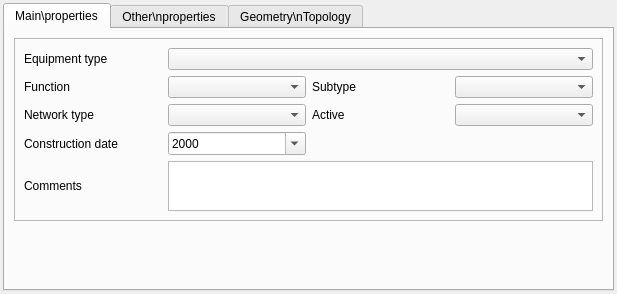
<?xml version="1.0" encoding="UTF-8"?>
<ui version="4.0">
 <class>Form_base3_wds</class>
 <widget class="QWidget" name="Form_base3_wds">
  <property name="geometry">
   <rect>
    <x>0</x>
    <y>0</y>
    <width>617</width>
    <height>294</height>
   </rect>
  </property>
  <property name="windowTitle">
   <string>Form</string>
  </property>
  <layout class="QVBoxLayout" name="verticalLayout_2" stretch="0,0">
   <property name="spacing">
    <number>3</number>
   </property>
   <property name="leftMargin">
    <number>3</number>
   </property>
   <property name="topMargin">
    <number>3</number>
   </property>
   <property name="rightMargin">
    <number>3</number>
   </property>
   <property name="bottomMargin">
    <number>3</number>
   </property>
   <item>
    <widget class="QTabWidget" name="tabWidget_4">
     <property name="currentIndex">
      <number>0</number>
     </property>
     <widget class="QWidget" name="tab_8">
      <attribute name="title">
       <string>Main\properties</string>
      </attribute>
      <layout class="QVBoxLayout" name="verticalLayout_6">
       <item>
        <widget class="QFrame" name="frame_4">
         <property name="frameShape">
          <enum>QFrame::StyledPanel</enum>
         </property>
         <property name="frameShadow">
          <enum>QFrame::Raised</enum>
         </property>
         <layout class="QGridLayout" name="gridLayout_16">
          <item row="3" column="0">
           <widget class="QLabel" name="label_13">
            <property name="text">
             <string>Network type</string>
            </property>
            <property name="wordWrap">
             <bool>true</bool>
            </property>
           </widget>
          </item>
          <item row="2" column="2">
           <widget class="QLabel" name="label_5">
            <property name="text">
             <string>Subtype</string>
            </property>
            <property name="wordWrap">
             <bool>true</bool>
            </property>
           </widget>
          </item>
          <item row="2" column="3">
           <widget class="QComboBox" name="comboBox_soustype"/>
          </item>
          <item row="1" column="0">
           <widget class="QLabel" name="label_11">
            <property name="text">
             <string>Equipment type</string>
            </property>
            <property name="wordWrap">
             <bool>true</bool>
            </property>
           </widget>
          </item>
          <item row="1" column="1" colspan="3">
           <widget class="QComboBox" name="comboBox_cat"/>
          </item>
          <item row="2" column="1">
           <widget class="QComboBox" name="comboBox_fonction"/>
          </item>
          <item row="2" column="0">
           <widget class="QLabel" name="label_49">
            <property name="text">
             <string>Function</string>
            </property>
           </widget>
          </item>
          <item row="3" column="3">
           <widget class="QComboBox" name="comboBox_enservice"/>
          </item>
          <item row="3" column="2">
           <widget class="QLabel" name="label_28">
            <property name="text">
             <string>Active</string>
            </property>
            <property name="wordWrap">
             <bool>true</bool>
            </property>
           </widget>
          </item>
          <item row="3" column="1">
           <widget class="QComboBox" name="comboBox_nature_reseau"/>
          </item>
          <item row="4" column="0">
           <widget class="QLabel" name="label_29">
            <property name="text">
             <string>Construction date</string>
            </property>
            <property name="wordWrap">
             <bool>true</bool>
            </property>
           </widget>
          </item>
          <item row="4" column="1">
           <widget class="QDateEdit" name="dateEdit_anneepose">
            <property name="displayFormat">
             <string>yyyy</string>
            </property>
            <property name="calendarPopup">
             <bool>true</bool>
            </property>
           </widget>
          </item>
          <item row="5" column="0">
           <widget class="QLabel" name="label_9">
            <property name="text">
             <string>Comments</string>
            </property>
           </widget>
          </item>
          <item row="5" column="1" colspan="3">
           <widget class="QTextBrowser" name="textBrowser_comm">
            <property name="maximumSize">
             <size>
              <width>16777215</width>
              <height>50</height>
             </size>
            </property>
            <property name="readOnly">
             <bool>false</bool>
            </property>
           </widget>
          </item>
         </layout>
        </widget>
       </item>
       <item>
        <spacer name="verticalSpacer_6">
         <property name="orientation">
          <enum>Qt::Vertical</enum>
         </property>
         <property name="sizeHint" stdset="0">
          <size>
           <width>20</width>
           <height>40</height>
          </size>
         </property>
        </spacer>
       </item>
      </layout>
     </widget>
     <widget class="QWidget" name="tab_9">
      <attribute name="title">
       <string>Other\nproperties</string>
      </attribute>
      <layout class="QVBoxLayout" name="verticalLayout_8">
       <item>
        <widget class="QFrame" name="frame_2">
         <property name="frameShape">
          <enum>QFrame::StyledPanel</enum>
         </property>
         <property name="frameShadow">
          <enum>QFrame::Raised</enum>
         </property>
         <layout class="QGridLayout" name="gridLayout_20">
          <item row="0" column="0">
           <widget class="QLabel" name="label_6">
            <property name="text">
             <string>Access</string>
            </property>
            <property name="wordWrap">
             <bool>true</bool>
            </property>
           </widget>
          </item>
          <item row="0" column="1">
           <widget class="QComboBox" name="comboBox_acces"/>
          </item>
          <item row="1" column="0">
           <widget class="QLabel" name="label_50">
            <property name="text">
             <string>Access shape</string>
            </property>
           </widget>
          </item>
          <item row="1" column="1">
           <widget class="QComboBox" name="comboBox_formeaccess"/>
          </item>
          <item row="2" column="0">
           <widget class="QLabel" name="label_47">
            <property name="text">
             <string>Step presence</string>
            </property>
           </widget>
          </item>
          <item row="2" column="1">
           <widget class="QComboBox" name="comboBox_echelon"/>
          </item>
         </layout>
        </widget>
       </item>
       <item>
        <widget class="QStackedWidget" name="stackedWidget">
         <property name="currentIndex">
          <number>1</number>
         </property>
         <widget class="QWidget" name="VEN">
          <layout class="QGridLayout" name="gridLayout">
           <property name="leftMargin">
            <number>3</number>
           </property>
           <property name="topMargin">
            <number>3</number>
           </property>
           <property name="rightMargin">
            <number>3</number>
           </property>
           <property name="bottomMargin">
            <number>3</number>
           </property>
           <item row="1" column="0">
            <widget class="QLabel" name="label">
             <property name="text">
              <string>Altimétrie</string>
             </property>
            </widget>
           </item>
           <item row="0" column="0">
            <widget class="QLabel" name="label_3">
             <property name="text">
              <string>Ventouse</string>
             </property>
            </widget>
           </item>
           <item row="1" column="1">
            <widget class="QDoubleSpinBox" name="doubleSpinBox_altim">
             <property name="minimum">
              <double>-1.000000000000000</double>
             </property>
             <property name="maximum">
              <double>999999.000000000000000</double>
             </property>
            </widget>
           </item>
           <item row="1" column="2">
            <widget class="QToolButton" name="toolButton_altim">
             <property name="text">
              <string>...</string>
             </property>
            </widget>
           </item>
           <item row="2" column="1">
            <spacer name="verticalSpacer_2">
             <property name="orientation">
              <enum>Qt::Vertical</enum>
             </property>
             <property name="sizeHint" stdset="0">
              <size>
               <width>20</width>
               <height>40</height>
              </size>
             </property>
            </spacer>
           </item>
          </layout>
         </widget>
         <widget class="QWidget" name="VAN">
          <layout class="QGridLayout" name="gridLayout_5">
           <property name="leftMargin">
            <number>3</number>
           </property>
           <property name="topMargin">
            <number>3</number>
           </property>
           <property name="rightMargin">
            <number>3</number>
           </property>
           <property name="bottomMargin">
            <number>3</number>
           </property>
           <item row="2" column="3">
            <widget class="QComboBox" name="comboBox_manipulable"/>
           </item>
           <item row="4" column="1">
            <widget class="QComboBox" name="comboBox_position"/>
           </item>
           <item row="2" column="0">
            <widget class="QLabel" name="label_10">
             <property name="text">
              <string>Accessibility</string>
             </property>
             <property name="wordWrap">
              <bool>true</bool>
             </property>
            </widget>
           </item>
           <item row="0" column="0">
            <widget class="QLabel" name="label_2">
             <property name="text">
              <string>Valve</string>
             </property>
            </widget>
           </item>
           <item row="4" column="0">
            <widget class="QLabel" name="label_7">
             <property name="text">
              <string>Position</string>
             </property>
             <property name="wordWrap">
              <bool>true</bool>
             </property>
            </widget>
           </item>
           <item row="2" column="1">
            <widget class="QComboBox" name="comboBox_accessibilite"/>
           </item>
           <item row="2" column="2">
            <widget class="QLabel" name="label_12">
             <property name="text">
              <string>Manipulability</string>
             </property>
             <property name="wordWrap">
              <bool>true</bool>
             </property>
            </widget>
           </item>
           <item row="1" column="0">
            <widget class="QLabel" name="label_8">
             <property name="text">
              <string>Localisation</string>
             </property>
             <property name="wordWrap">
              <bool>true</bool>
             </property>
            </widget>
           </item>
           <item row="1" column="1">
            <widget class="QComboBox" name="comboBox_localisation"/>
           </item>
           <item row="5" column="1">
            <spacer name="verticalSpacer_3">
             <property name="orientation">
              <enum>Qt::Vertical</enum>
             </property>
             <property name="sizeHint" stdset="0">
              <size>
               <width>20</width>
               <height>40</height>
              </size>
             </property>
            </spacer>
           </item>
          </layout>
         </widget>
         <widget class="QWidget" name="VID">
          <layout class="QGridLayout" name="gridLayout_6">
           <property name="leftMargin">
            <number>3</number>
           </property>
           <property name="topMargin">
            <number>3</number>
           </property>
           <property name="rightMargin">
            <number>3</number>
           </property>
           <property name="bottomMargin">
            <number>3</number>
           </property>
           <item row="1" column="0">
            <widget class="QLabel" name="label_15">
             <property name="text">
              <string>Outlet</string>
             </property>
            </widget>
           </item>
           <item row="0" column="0">
            <widget class="QLabel" name="label_14">
             <property name="text">
              <string>Draining</string>
             </property>
            </widget>
           </item>
           <item row="1" column="1">
            <widget class="QLineEdit" name="lineEdit_exutoire"/>
           </item>
           <item row="2" column="1">
            <spacer name="verticalSpacer_4">
             <property name="orientation">
              <enum>Qt::Vertical</enum>
             </property>
             <property name="sizeHint" stdset="0">
              <size>
               <width>20</width>
               <height>40</height>
              </size>
             </property>
            </spacer>
           </item>
          </layout>
         </widget>
         <widget class="QWidget" name="REG">
          <layout class="QGridLayout" name="gridLayout_7">
           <property name="leftMargin">
            <number>3</number>
           </property>
           <property name="topMargin">
            <number>3</number>
           </property>
           <property name="rightMargin">
            <number>3</number>
           </property>
           <property name="bottomMargin">
            <number>3</number>
           </property>
           <property name="horizontalSpacing">
            <number>3</number>
           </property>
           <item row="2" column="1">
            <widget class="QDoubleSpinBox" name="doubleSpinBox_cons_av">
             <property name="minimum">
              <double>-1.000000000000000</double>
             </property>
             <property name="maximum">
              <double>999999.000000000000000</double>
             </property>
            </widget>
           </item>
           <item row="1" column="0">
            <widget class="QLabel" name="label_17">
             <property name="text">
              <string>Valve upstream setting</string>
             </property>
            </widget>
           </item>
           <item row="0" column="0">
            <widget class="QLabel" name="label_16">
             <property name="text">
              <string>Pressure control valve</string>
             </property>
            </widget>
           </item>
           <item row="1" column="1">
            <widget class="QDoubleSpinBox" name="doubleSpinBox_cons_am">
             <property name="minimum">
              <double>-1.000000000000000</double>
             </property>
             <property name="maximum">
              <double>999999.000000000000000</double>
             </property>
            </widget>
           </item>
           <item row="1" column="2">
            <widget class="QToolButton" name="toolButton_cons_am">
             <property name="text">
              <string>...</string>
             </property>
            </widget>
           </item>
           <item row="2" column="2">
            <widget class="QToolButton" name="toolButton_cons_av">
             <property name="text">
              <string>...</string>
             </property>
            </widget>
           </item>
           <item row="2" column="0">
            <widget class="QLabel" name="label_18">
             <property name="text">
              <string>Valve downstream setting</string>
             </property>
            </widget>
           </item>
           <item row="3" column="1">
            <spacer name="verticalSpacer_5">
             <property name="orientation">
              <enum>Qt::Vertical</enum>
             </property>
             <property name="sizeHint" stdset="0">
              <size>
               <width>20</width>
               <height>40</height>
              </size>
             </property>
            </spacer>
           </item>
          </layout>
         </widget>
         <widget class="QWidget" name="HYD">
          <layout class="QGridLayout" name="gridLayout_8">
           <property name="leftMargin">
            <number>3</number>
           </property>
           <property name="topMargin">
            <number>3</number>
           </property>
           <property name="rightMargin">
            <number>3</number>
           </property>
           <property name="bottomMargin">
            <number>3</number>
           </property>
           <item row="1" column="1">
            <widget class="QSpinBox" name="spinBox_idsdis">
             <property name="minimum">
              <number>-1</number>
             </property>
             <property name="maximum">
              <number>999999</number>
             </property>
            </widget>
           </item>
           <item row="2" column="4">
            <widget class="QLineEdit" name="lineEdit_type"/>
           </item>
           <item row="2" column="3">
            <widget class="QLabel" name="label_22">
             <property name="text">
              <string>Brand type</string>
             </property>
             <property name="wordWrap">
              <bool>true</bool>
             </property>
            </widget>
           </item>
           <item row="1" column="0">
            <widget class="QLabel" name="label_20">
             <property name="text">
              <string>Fire department id</string>
             </property>
             <property name="wordWrap">
              <bool>true</bool>
             </property>
            </widget>
           </item>
           <item row="0" column="0">
            <widget class="QLabel" name="label_19">
             <property name="text">
              <string>Hydrant</string>
             </property>
            </widget>
           </item>
           <item row="1" column="2">
            <widget class="QToolButton" name="toolButton_idsdis">
             <property name="text">
              <string>...</string>
             </property>
            </widget>
           </item>
           <item row="3" column="1" colspan="2">
            <widget class="QComboBox" name="comboBox_conformite"/>
           </item>
           <item row="2" column="0">
            <widget class="QLabel" name="label_21">
             <property name="text">
              <string>Brand name</string>
             </property>
             <property name="wordWrap">
              <bool>true</bool>
             </property>
            </widget>
           </item>
           <item row="2" column="1" colspan="2">
            <widget class="QLineEdit" name="lineEdit_marque"/>
           </item>
           <item row="3" column="0">
            <widget class="QLabel" name="label_23">
             <property name="text">
              <string>Conformity</string>
             </property>
            </widget>
           </item>
           <item row="4" column="1">
            <spacer name="verticalSpacer_12">
             <property name="orientation">
              <enum>Qt::Vertical</enum>
             </property>
             <property name="sizeHint" stdset="0">
              <size>
               <width>20</width>
               <height>40</height>
              </size>
             </property>
            </spacer>
           </item>
          </layout>
         </widget>
         <widget class="QWidget" name="COM">
          <layout class="QGridLayout" name="gridLayout_9">
           <property name="leftMargin">
            <number>3</number>
           </property>
           <property name="topMargin">
            <number>3</number>
           </property>
           <property name="rightMargin">
            <number>3</number>
           </property>
           <property name="bottomMargin">
            <number>3</number>
           </property>
           <item row="0" column="0" colspan="2">
            <widget class="QTabWidget" name="tabWidget">
             <property name="currentIndex">
              <number>1</number>
             </property>
             <widget class="QWidget" name="tab">
              <attribute name="title">
               <string>Général</string>
              </attribute>
              <layout class="QGridLayout" name="gridLayout_11">
               <property name="leftMargin">
                <number>3</number>
               </property>
               <property name="topMargin">
                <number>3</number>
               </property>
               <property name="rightMargin">
                <number>3</number>
               </property>
               <property name="bottomMargin">
                <number>3</number>
               </property>
               <item row="0" column="2">
                <widget class="QLabel" name="label_32">
                 <property name="text">
                  <string>Accessibility</string>
                 </property>
                 <property name="wordWrap">
                  <bool>true</bool>
                 </property>
                </widget>
               </item>
               <item row="2" column="0">
                <widget class="QLabel" name="label_26">
                 <property name="text">
                  <string>Node emitter</string>
                 </property>
                 <property name="wordWrap">
                  <bool>true</bool>
                 </property>
                </widget>
               </item>
               <item row="2" column="1">
                <widget class="QComboBox" name="comboBox_tete_emettrice"/>
               </item>
               <item row="2" column="2">
                <widget class="QLabel" name="label_30">
                 <property name="text">
                  <string>Retrofitable</string>
                 </property>
                 <property name="wordWrap">
                  <bool>true</bool>
                 </property>
                </widget>
               </item>
               <item row="0" column="0">
                <widget class="QLabel" name="label_31">
                 <property name="text">
                  <string>Localisation</string>
                 </property>
                 <property name="wordWrap">
                  <bool>true</bool>
                 </property>
                </widget>
               </item>
               <item row="3" column="0">
                <widget class="QLabel" name="label_36">
                 <property name="text">
                  <string>Remote monitoring</string>
                 </property>
                </widget>
               </item>
               <item row="3" column="1">
                <widget class="QComboBox" name="comboBox_telerelevage"/>
               </item>
               <item row="2" column="3">
                <widget class="QComboBox" name="comboBox_equipable"/>
               </item>
               <item row="0" column="3">
                <widget class="QComboBox" name="comboBox_accessibilite2"/>
               </item>
               <item row="0" column="1">
                <widget class="QComboBox" name="comboBox_localisation2"/>
               </item>
              </layout>
             </widget>
             <widget class="QWidget" name="tab_2">
              <attribute name="title">
               <string>Précisions</string>
              </attribute>
              <layout class="QGridLayout" name="gridLayout_12">
               <property name="leftMargin">
                <number>3</number>
               </property>
               <property name="topMargin">
                <number>3</number>
               </property>
               <property name="rightMargin">
                <number>3</number>
               </property>
               <property name="bottomMargin">
                <number>3</number>
               </property>
               <item row="0" column="4">
                <widget class="QSpinBox" name="spinBox_numero">
                 <property name="minimum">
                  <number>-1</number>
                 </property>
                 <property name="maximum">
                  <number>999999</number>
                 </property>
                </widget>
               </item>
               <item row="3" column="0">
                <widget class="QLabel" name="label_37">
                 <property name="text">
                  <string>Maintenance firm</string>
                 </property>
                 <property name="wordWrap">
                  <bool>true</bool>
                 </property>
                </widget>
               </item>
               <item row="0" column="1">
                <widget class="QDoubleSpinBox" name="doubleSpinBox_dimensions">
                 <property name="minimum">
                  <double>-1.000000000000000</double>
                 </property>
                 <property name="maximum">
                  <double>999999.000000000000000</double>
                 </property>
                </widget>
               </item>
               <item row="0" column="0">
                <widget class="QLabel" name="label_25">
                 <property name="text">
                  <string>Dimension</string>
                 </property>
                 <property name="wordWrap">
                  <bool>true</bool>
                 </property>
                </widget>
               </item>
               <item row="0" column="2">
                <widget class="QToolButton" name="toolButton">
                 <property name="text">
                  <string>...</string>
                 </property>
                </widget>
               </item>
               <item row="2" column="0">
                <widget class="QLabel" name="label_34">
                 <property name="text">
                  <string>Brand name</string>
                 </property>
                 <property name="wordWrap">
                  <bool>true</bool>
                 </property>
                </widget>
               </item>
               <item row="0" column="3">
                <widget class="QLabel" name="label_27">
                 <property name="text">
                  <string>Number</string>
                 </property>
                 <property name="wordWrap">
                  <bool>true</bool>
                 </property>
                </widget>
               </item>
               <item row="0" column="5">
                <widget class="QToolButton" name="toolButton_2">
                 <property name="text">
                  <string>...</string>
                 </property>
                </widget>
               </item>
               <item row="2" column="3">
                <widget class="QLabel" name="label_35">
                 <property name="text">
                  <string>Brand ref</string>
                 </property>
                 <property name="wordWrap">
                  <bool>true</bool>
                 </property>
                </widget>
               </item>
               <item row="2" column="4" colspan="2">
                <widget class="QLineEdit" name="lineEdit_type2"/>
               </item>
               <item row="2" column="1" colspan="2">
                <widget class="QLineEdit" name="lineEdit_marque2"/>
               </item>
               <item row="3" column="3">
                <widget class="QLabel" name="label_38">
                 <property name="text">
                  <string>Linked equipments</string>
                 </property>
                 <property name="wordWrap">
                  <bool>true</bool>
                 </property>
                </widget>
               </item>
               <item row="3" column="4" colspan="2">
                <widget class="QLineEdit" name="lineEdit_organes_associes"/>
               </item>
               <item row="3" column="1" colspan="2">
                <widget class="QLineEdit" name="lineEdit_entreprise"/>
               </item>
              </layout>
             </widget>
            </widget>
           </item>
          </layout>
         </widget>
         <widget class="QWidget" name="DEB">
          <layout class="QGridLayout" name="gridLayout_10">
           <property name="leftMargin">
            <number>3</number>
           </property>
           <property name="topMargin">
            <number>3</number>
           </property>
           <property name="rightMargin">
            <number>3</number>
           </property>
           <property name="bottomMargin">
            <number>3</number>
           </property>
           <item row="0" column="0">
            <widget class="QLabel" name="label_33">
             <property name="text">
              <string>Flow meter</string>
             </property>
            </widget>
           </item>
           <item row="1" column="0">
            <spacer name="verticalSpacer_11">
             <property name="orientation">
              <enum>Qt::Vertical</enum>
             </property>
             <property name="sizeHint" stdset="0">
              <size>
               <width>20</width>
               <height>40</height>
              </size>
             </property>
            </spacer>
           </item>
          </layout>
         </widget>
         <widget class="QWidget" name="CHL">
          <layout class="QGridLayout" name="gridLayout_4">
           <property name="leftMargin">
            <number>3</number>
           </property>
           <property name="topMargin">
            <number>3</number>
           </property>
           <property name="rightMargin">
            <number>3</number>
           </property>
           <property name="bottomMargin">
            <number>3</number>
           </property>
           <item row="1" column="0">
            <widget class="QLabel" name="label_40">
             <property name="text">
              <string>Maintenance firm</string>
             </property>
            </widget>
           </item>
           <item row="2" column="0">
            <widget class="QLabel" name="label_41">
             <property name="text">
              <string>Remote monitoring</string>
             </property>
            </widget>
           </item>
           <item row="2" column="1">
            <widget class="QComboBox" name="comboBox_telerelevage2"/>
           </item>
           <item row="1" column="1">
            <widget class="QLineEdit" name="lineEdit_entreprise2"/>
           </item>
           <item row="0" column="0">
            <widget class="QLabel" name="label_39">
             <property name="text">
              <string>Chloration</string>
             </property>
            </widget>
           </item>
           <item row="3" column="1">
            <spacer name="verticalSpacer_10">
             <property name="orientation">
              <enum>Qt::Vertical</enum>
             </property>
             <property name="sizeHint" stdset="0">
              <size>
               <width>20</width>
               <height>40</height>
              </size>
             </property>
            </spacer>
           </item>
          </layout>
         </widget>
         <widget class="QWidget" name="RPC">
          <layout class="QGridLayout" name="gridLayout_13">
           <property name="leftMargin">
            <number>3</number>
           </property>
           <property name="topMargin">
            <number>3</number>
           </property>
           <property name="rightMargin">
            <number>3</number>
           </property>
           <property name="bottomMargin">
            <number>3</number>
           </property>
           <item row="0" column="0">
            <widget class="QLabel" name="label_42">
             <property name="text">
              <string>Robinet de prise en charge</string>
             </property>
            </widget>
           </item>
           <item row="1" column="0">
            <widget class="QLabel" name="label_43">
             <property name="text">
              <string>Clamp</string>
             </property>
            </widget>
           </item>
           <item row="1" column="1">
            <widget class="QComboBox" name="comboBox_collier"/>
           </item>
           <item row="2" column="1">
            <spacer name="verticalSpacer_9">
             <property name="orientation">
              <enum>Qt::Vertical</enum>
             </property>
             <property name="sizeHint" stdset="0">
              <size>
               <width>20</width>
               <height>40</height>
              </size>
             </property>
            </spacer>
           </item>
          </layout>
         </widget>
         <widget class="QWidget" name="SPE">
          <layout class="QGridLayout" name="gridLayout_14">
           <property name="leftMargin">
            <number>3</number>
           </property>
           <property name="topMargin">
            <number>3</number>
           </property>
           <property name="rightMargin">
            <number>3</number>
           </property>
           <property name="bottomMargin">
            <number>3</number>
           </property>
           <item row="0" column="0">
            <widget class="QLabel" name="label_44">
             <property name="text">
              <string>Special equipment</string>
             </property>
            </widget>
           </item>
           <item row="1" column="0">
            <spacer name="verticalSpacer_8">
             <property name="orientation">
              <enum>Qt::Vertical</enum>
             </property>
             <property name="sizeHint" stdset="0">
              <size>
               <width>20</width>
               <height>40</height>
              </size>
             </property>
            </spacer>
           </item>
          </layout>
         </widget>
         <widget class="QWidget" name="AUT">
          <layout class="QGridLayout" name="gridLayout_15">
           <property name="leftMargin">
            <number>3</number>
           </property>
           <property name="topMargin">
            <number>3</number>
           </property>
           <property name="rightMargin">
            <number>3</number>
           </property>
           <property name="bottomMargin">
            <number>3</number>
           </property>
           <item row="0" column="0">
            <widget class="QLabel" name="label_45">
             <property name="text">
              <string>Other/unknow</string>
             </property>
            </widget>
           </item>
           <item row="1" column="0">
            <spacer name="verticalSpacer_7">
             <property name="orientation">
              <enum>Qt::Vertical</enum>
             </property>
             <property name="sizeHint" stdset="0">
              <size>
               <width>20</width>
               <height>40</height>
              </size>
             </property>
            </spacer>
           </item>
          </layout>
         </widget>
        </widget>
       </item>
      </layout>
     </widget>
     <widget class="QWidget" name="tab_10">
      <attribute name="title">
       <string>Geometry\nTopology</string>
      </attribute>
      <layout class="QVBoxLayout" name="verticalLayout_7">
       <property name="leftMargin">
        <number>3</number>
       </property>
       <property name="topMargin">
        <number>3</number>
       </property>
       <property name="rightMargin">
        <number>3</number>
       </property>
       <property name="bottomMargin">
        <number>3</number>
       </property>
       <item>
        <widget class="QFrame" name="frame">
         <property name="frameShape">
          <enum>QFrame::StyledPanel</enum>
         </property>
         <property name="frameShadow">
          <enum>QFrame::Raised</enum>
         </property>
         <layout class="QGridLayout" name="gridLayout_2">
          <property name="leftMargin">
           <number>3</number>
          </property>
          <property name="topMargin">
           <number>3</number>
          </property>
          <property name="rightMargin">
           <number>3</number>
          </property>
          <property name="bottomMargin">
           <number>3</number>
          </property>
          <item row="2" column="2">
           <widget class="QToolButton" name="toolButton_diam">
            <property name="text">
             <string>...</string>
            </property>
           </widget>
          </item>
          <item row="3" column="2">
           <widget class="QToolButton" name="toolButton_prof">
            <property name="text">
             <string>...</string>
            </property>
           </widget>
          </item>
          <item row="2" column="3">
           <widget class="QLabel" name="label_46">
            <property name="text">
             <string>Outlet diameter if different</string>
            </property>
            <property name="wordWrap">
             <bool>true</bool>
            </property>
           </widget>
          </item>
          <item row="2" column="0">
           <widget class="QLabel" name="label_4">
            <property name="text">
             <string>Diameter</string>
            </property>
            <property name="wordWrap">
             <bool>true</bool>
            </property>
           </widget>
          </item>
          <item row="2" column="5">
           <widget class="QToolButton" name="toolButton_diamsor">
            <property name="text">
             <string>...</string>
            </property>
           </widget>
          </item>
          <item row="3" column="0">
           <widget class="QLabel" name="label_48">
            <property name="text">
             <string>Depth</string>
            </property>
           </widget>
          </item>
          <item row="2" column="4">
           <widget class="QDoubleSpinBox" name="doubleSpinBox_diamsor">
            <property name="decimals">
             <number>3</number>
            </property>
           </widget>
          </item>
          <item row="2" column="1">
           <widget class="QDoubleSpinBox" name="doubleSpinBox_diam">
            <property name="decimals">
             <number>3</number>
            </property>
            <property name="minimum">
             <double>-1.000000000000000</double>
            </property>
            <property name="maximum">
             <double>999999.000000000000000</double>
            </property>
           </widget>
          </item>
          <item row="3" column="1">
           <widget class="QDoubleSpinBox" name="doubleSpinBox_prof">
            <property name="minimum">
             <double>-1.000000000000000</double>
            </property>
            <property name="maximum">
             <double>999999.000000000000000</double>
            </property>
           </widget>
          </item>
         </layout>
        </widget>
       </item>
       <item>
        <widget class="QFrame" name="frame_5">
         <property name="frameShape">
          <enum>QFrame::StyledPanel</enum>
         </property>
         <property name="frameShadow">
          <enum>QFrame::Raised</enum>
         </property>
         <layout class="QGridLayout" name="gridLayout_18">
          <property name="leftMargin">
           <number>3</number>
          </property>
          <property name="topMargin">
           <number>3</number>
          </property>
          <property name="rightMargin">
           <number>3</number>
          </property>
          <property name="bottomMargin">
           <number>3</number>
          </property>
          <property name="spacing">
           <number>3</number>
          </property>
          <item row="0" column="0">
           <widget class="QLabel" name="label_57">
            <property name="text">
             <string>X</string>
            </property>
           </widget>
          </item>
          <item row="0" column="1">
           <widget class="QDoubleSpinBox" name="doubleSpinBox_X">
            <property name="minimum">
             <double>-99.000000000000000</double>
            </property>
            <property name="maximum">
             <double>99999999.000000000000000</double>
            </property>
           </widget>
          </item>
          <item row="4" column="0" colspan="4">
           <widget class="QPushButton" name="pushButton_getGPS">
            <property name="text">
             <string>GPS</string>
            </property>
           </widget>
          </item>
          <item row="1" column="0">
           <widget class="QLabel" name="label_59">
            <property name="text">
             <string>dX</string>
            </property>
           </widget>
          </item>
          <item row="0" column="3">
           <widget class="QDoubleSpinBox" name="doubleSpinBox_Y">
            <property name="minimum">
             <double>-99.000000000000000</double>
            </property>
            <property name="maximum">
             <double>99999999.000000000000000</double>
            </property>
           </widget>
          </item>
          <item row="1" column="3">
           <widget class="QDoubleSpinBox" name="doubleSpinBox_dY">
            <property name="minimum">
             <double>-1.000000000000000</double>
            </property>
            <property name="maximum">
             <double>999.000000000000000</double>
            </property>
           </widget>
          </item>
          <item row="1" column="1">
           <widget class="QDoubleSpinBox" name="doubleSpinBox_dX">
            <property name="minimum">
             <double>-1.000000000000000</double>
            </property>
            <property name="maximum">
             <double>999.000000000000000</double>
            </property>
           </widget>
          </item>
          <item row="1" column="2">
           <widget class="QLabel" name="label_58">
            <property name="text">
             <string>dY</string>
            </property>
           </widget>
          </item>
          <item row="0" column="4">
           <widget class="QLabel" name="label_56">
            <property name="text">
             <string>Z cover</string>
            </property>
           </widget>
          </item>
          <item row="0" column="2">
           <widget class="QLabel" name="label_55">
            <property name="text">
             <string>Y</string>
            </property>
           </widget>
          </item>
          <item row="0" column="5">
           <widget class="QDoubleSpinBox" name="doubleSpinBox_Z">
            <property name="minimum">
             <double>-99.000000000000000</double>
            </property>
            <property name="maximum">
             <double>99999999.000000000000000</double>
            </property>
           </widget>
          </item>
          <item row="1" column="4">
           <widget class="QLabel" name="label_60">
            <property name="text">
             <string>dZ</string>
            </property>
           </widget>
          </item>
          <item row="1" column="5">
           <widget class="QDoubleSpinBox" name="doubleSpinBox_dZ">
            <property name="minimum">
             <double>-1.000000000000000</double>
            </property>
            <property name="maximum">
             <double>999.000000000000000</double>
            </property>
           </widget>
          </item>
         </layout>
        </widget>
       </item>
       <item>
        <widget class="QFrame" name="frame_gps">
         <property name="frameShape">
          <enum>QFrame::StyledPanel</enum>
         </property>
         <property name="frameShadow">
          <enum>QFrame::Raised</enum>
         </property>
         <layout class="QVBoxLayout" name="verticalLayout">
          <property name="leftMargin">
           <number>1</number>
          </property>
          <property name="topMargin">
           <number>1</number>
          </property>
          <property name="rightMargin">
           <number>1</number>
          </property>
          <property name="bottomMargin">
           <number>1</number>
          </property>
         </layout>
        </widget>
       </item>
      </layout>
     </widget>
    </widget>
   </item>
   <item>
    <spacer name="verticalSpacer">
     <property name="orientation">
      <enum>Qt::Vertical</enum>
     </property>
     <property name="sizeHint" stdset="0">
      <size>
       <width>20</width>
       <height>40</height>
      </size>
     </property>
    </spacer>
   </item>
  </layout>
 </widget>
 <resources/>
 <connections/>
</ui>
